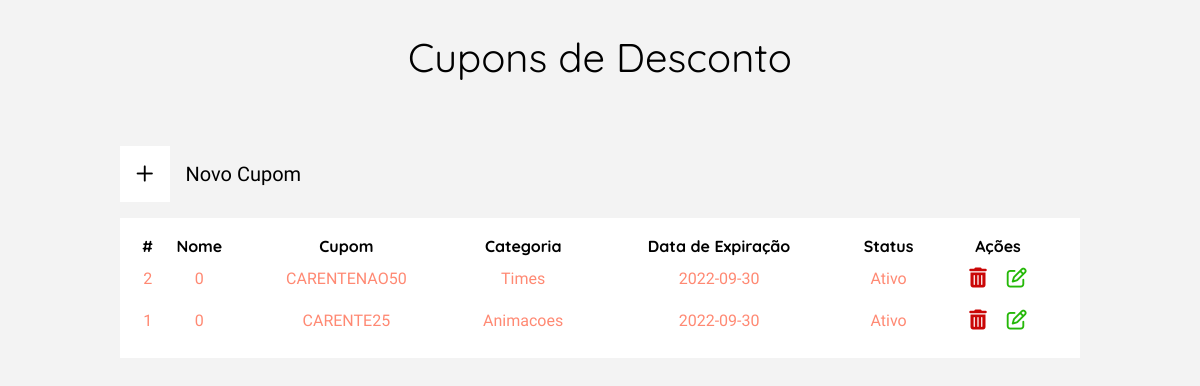
Screenshot of /view/listCupons.php with the database file from the repository.
### tables this page shows
CREATE TABLE user_cupom(
	id_cupom INT NOT NULL,
	id_categoria INT NOT NULL,
	nome_cupom INT NOT NULL,
	codigo_cupom VARCHAR(200) NOT NULL,
	data_expira_cupom DATE NOT NULL,
	desconto_cupom VARCHAR(4) NOT NULL,
	data_reg_cupom DATETIME DEFAULT CURRENT_TIMESTAMP NOT NULL COMMENT 'data e hora do registro',
	status INT(1) NOT NULL COMMENT '1 - ativo; 0 - inativo',

	FOREIGN KEY ( id_categoria ) REFERENCES user_categoria( id_categoria )
);

CREATE TABLE user_categoria(
	id_categoria INT AUTO_INCREMENT NOT NULL PRIMARY KEY,
	nome_categoria VARCHAR(200) NOT NULL,
	img_categoria VARCHAR(300) NOT NULL,
	data_reg_cupom DATETIME DEFAULT CURRENT_TIMESTAMP NOT NULL  COMMENT 'data e hora do registro'
);

### model/conexao.class.php (called while the page is built, shortened)
<?php
class Conexao{
    public function __construct(){
        try{
            $this->pdo = new PDO("mysql:dbname=2ucase_bd2;host=localhost","root","");
        }catch(PDOException $e){
            echo "Erro com banco de dados: " . $e->getMessage() . "<br>";
            exit();
        }catch(Exception $e){
            echo "Erro generico: " . $e->getMessage() . "<br>";
            exit();
        }
    }
}
?>

### model/Manager.class.php (called while the page is built, shortened)
<?php
require_once 'Conexao.class.php';
class Manager extends Conexao {
	public function listClient($table, $columnName) {
        $cmd = $this->pdo->query("SELECT * FROM {$table} ORDER by {$columnName} DESC");
        $res = $cmd->fetchAll(PDO::FETCH_ASSOC);
        return $res;
	}
    public function getInfo($table, $columnName, $id) {
		$sql = "SELECT * FROM $table WHERE {$columnName} = :id";
		$statement = $this->pdo->prepare($sql);
		$statement->bindValue(":id", $id);
		$statement->execute();
		return $statement->fetchAll();
	}
}

### view/listCupons.php (the view, shortened to what this page needs)
<?php
require_once "../model/Manager.class.php";
$manager = new Manager();
$resultListCupons = $manager->listClient('user_cupom', 'id_cupom');
?>
<!DOCTYPE html>
<html lang="pt-br">
<head>
    <?php require_once "../config/config.php"; ?>
    <link rel="stylesheet" href="../assets/css/cupons.css">
</head>
<body id="body-margin">
    <main class="container-produto">
        <h1>Cupons de Desconto</h1>
        <section class="container-tabela-filter">
            <section class="container-filters">
                <button id="btn-new-produto" onclick="window.location.href='./CRUDAddCupom.php'">
                    <div class="icon-container">
                        <i class="fa-regular fa-plus"></i>
                    </div>
                    Novo Cupom
                </button>
            </section>
            <section class="container-tabela">
                <table class="table-clientes">
                    <tr>
                        <th>#</th>
                        <th>Nome</th>
                        <th>Cupom</th>
                        <th>Categoria</th>
                        <th>Data de Expiração</th>
                        <th>Status</th>
                        <th>Ações</th>
                    </tr>
                    <?php
                    if (count($resultListCupons) > 0) :
                        for ($i = 0; $i < count($resultListCupons); $i++) :
                            $exibCategoria = $manager->getInfo('user_categoria', 'id_categoria', $resultListCupons[$i]['id_categoria']);
                            for ($jk = 0; $jk < count($exibCategoria); $jk++) :
                    ?>
                                <tr>
                                    <td><?= $resultListCupons[$i]['id_cupom'] ?></td>
                                    <td><?= $resultListCupons[$i]['nome_cupom'] ?></td>
                                    <td><?= $resultListCupons[$i]['codigo_cupom'] ?></td>
                                    <td><?= $exibCategoria[$jk]['nome_categoria'] ?></td>
                                    <td><?= $resultListCupons[$i]['data_expira_cupom'] ?></td>
                                    <td><?= $resultListCupons[$i]['status'] == 1 ? "Ativo" : "Inativo" ?></td>
                                    <td id="btn-actions">
                                        <button id="delete-prod" onclick="window.location.href='../controller/ControllerCupomADM.php?id=<?= $resultListCupons[$i]['id_cupom'] ?>&action=deleteCupomADM'">
                                            <i class="fa-solid fa-trash-can"></i>
                                        </button>
                                        <button id="edit-prod" onclick="window.location.href='./CRUDEditCupom.php?id=<?= $resultListCupons[$i]['id_cupom'] ?>&action=editCupomADM'">
                                            <i class="fa-regular fa-pen-to-square"></i>
                                        </button>
                                    </td>
                                </tr>
                    <?php
                            endfor;
                        endfor;
                    endif;
                    ?>
                </table>
            </section>
        </section>
    </main>
</body>
</html>

### assets/css/cupons.css (style rules this page uses)
.container-produto { display: flex; flex-direction: column; align-items: center; justify-content: center; gap: 4rem; margin-top: 2rem; }
.container-tabela-filter { display: flex; flex-direction: column; align-items: center; width: 60rem; }
.container-filters { display: flex; justify-content: space-between; width: 100%; align-items: flex-end; }
#btn-new-produto { display: flex; align-items: center; gap: 1rem; background-color: transparent; border: none; cursor: pointer; }
#btn-new-produto .icon-container { background-color: #ffff; padding: 1rem; cursor: pointer; }
.container-tabela { width: 100%; background-color: #ffff; margin-top: 1rem; }
.container-tabela .table-clientes { width: 100%; padding: 1rem; }
.table-clientes tr td { text-align: center; }
#btn-actions button { padding: .5rem; background-color: transparent; border: none; }
#btn-actions #edit-prod i { color: #25b808; cursor: pointer; }
#btn-actions #delete-prod i { color: #ca0606; cursor: pointer; }

### rows the page displays
user_cupom: id_cupom "2", nome_cupom "0", codigo_cupom "CARENTENAO50", id_categoria.nome_categoria "Times", data_expira_cupom "2022-09-30", status "Ativo"
user_cupom: id_cupom "1", nome_cupom "0", codigo_cupom "CARENTE25", id_categoria.nome_categoria "Animacoes", data_expira_cupom "2022-09-30", status "Ativo"
